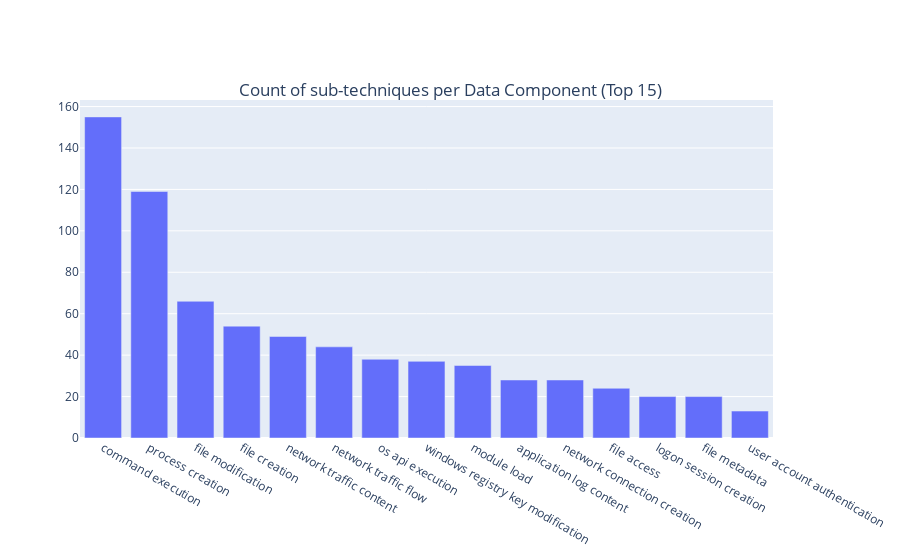

Notebook source saved alongside this figure:
### Markdown cell above
### Which are the most relevant data components for Sub-Technqiues within the Enterprise Matrix?

### Code cell
top15_data_component = enterprise_sub['data_component'].value_counts().nlargest(15)

fig = go.Figure()
fig.add_trace(go.Bar(y = top15_data_component.values.tolist(), x = top15_data_component.index.tolist(),orientation = 'v'))
fig.update_layout(title = {'text':"Count of sub-techniques per Data Component (Top 15)",'y': 0.85,'x': 0.5,'xanchor':'center'})
fig.show()

### Figure 1 — Plotly figure (JSON) as saved in the notebook; plotly's stock layout.template omitted (floating-point values rounded to 4 significant figures)
{"data": [{"orientation": "v", "type": "bar", "x": ["command execution", "process creation", "file modification", "file creation", "network traffic content", "network traffic flow", "os api execution", "windows registry key modification", "module load", "application log content", "network connection creation", "file access", "logon session creation", "file metadata", "user account authentication"], "y": [155, 119, 66, 54, 49, 44, 38, 37, 35, 28, 28, 24, 20, 20, 13]}], "layout": {"title": {"text": "Count of sub-techniques per Data Component (Top 15)", "x": 0.5, "xanchor": "center", "y": 0.85}}}
